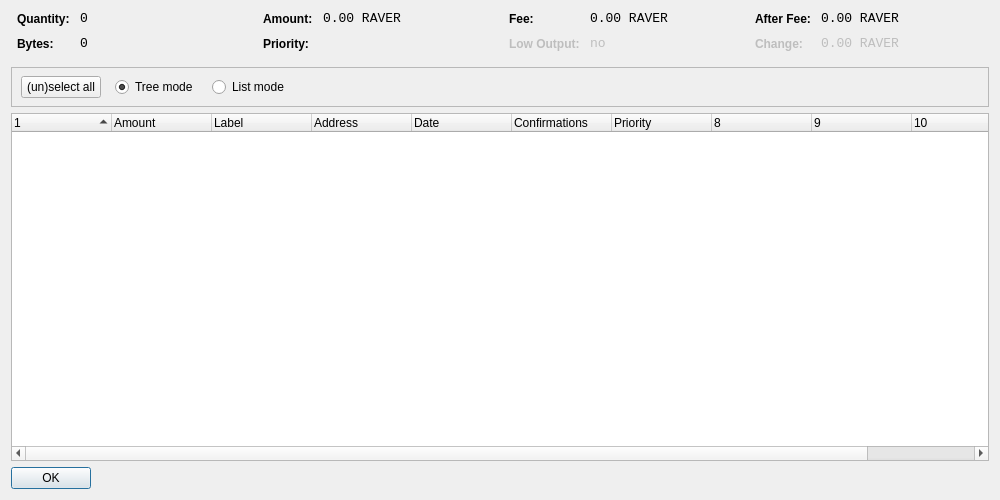
<?xml version="1.0" encoding="UTF-8"?>
<ui version="4.0">
 <class>CoinControlDialog</class>
 <widget class="QDialog" name="CoinControlDialog">
  <property name="geometry">
   <rect>
    <x>0</x>
    <y>0</y>
    <width>1000</width>
    <height>500</height>
   </rect>
  </property>
  <property name="windowTitle">
   <string>Coin Control</string>
  </property>
  <layout class="QVBoxLayout" name="verticalLayout">
   <item>
    <layout class="QHBoxLayout" name="horizontalLayoutTop" stretch="0,0,0,0">
     <property name="topMargin">
      <number>0</number>
     </property>
     <property name="bottomMargin">
      <number>10</number>
     </property>
     <item>
      <layout class="QFormLayout" name="formLayoutCoinControl1">
       <property name="horizontalSpacing">
        <number>10</number>
       </property>
       <property name="verticalSpacing">
        <number>10</number>
       </property>
       <property name="leftMargin">
        <number>6</number>
       </property>
       <property name="rightMargin">
        <number>6</number>
       </property>
       <item row="0" column="0">
        <widget class="QLabel" name="labelCoinControlQuantityText">
         <property name="styleSheet">
          <string notr="true">font-weight:bold;</string>
         </property>
         <property name="text">
          <string>Quantity:</string>
         </property>
        </widget>
       </item>
       <item row="0" column="1">
        <widget class="QLabel" name="labelCoinControlQuantity">
         <property name="font">
          <font>
           <family>Monospace</family>
           <pointsize>10</pointsize>
          </font>
         </property>
         <property name="cursor">
          <cursorShape>IBeamCursor</cursorShape>
         </property>
         <property name="contextMenuPolicy">
          <enum>Qt::ActionsContextMenu</enum>
         </property>
         <property name="text">
          <string notr="true">0</string>
         </property>
         <property name="textInteractionFlags">
          <set>Qt::LinksAccessibleByMouse|Qt::TextSelectableByKeyboard|Qt::TextSelectableByMouse</set>
         </property>
        </widget>
       </item>
       <item row="1" column="0">
        <widget class="QLabel" name="labelCoinControlBytesText">
         <property name="styleSheet">
          <string notr="true">font-weight:bold;</string>
         </property>
         <property name="text">
          <string>Bytes:</string>
         </property>
        </widget>
       </item>
       <item row="1" column="1">
        <widget class="QLabel" name="labelCoinControlBytes">
         <property name="font">
          <font>
           <family>Monospace</family>
           <pointsize>10</pointsize>
          </font>
         </property>
         <property name="cursor">
          <cursorShape>IBeamCursor</cursorShape>
         </property>
         <property name="contextMenuPolicy">
          <enum>Qt::ActionsContextMenu</enum>
         </property>
         <property name="text">
          <string notr="true">0</string>
         </property>
         <property name="textInteractionFlags">
          <set>Qt::LinksAccessibleByMouse|Qt::TextSelectableByKeyboard|Qt::TextSelectableByMouse</set>
         </property>
        </widget>
       </item>
      </layout>
     </item>
     <item>
      <layout class="QFormLayout" name="formLayoutCoinControl2">
       <property name="horizontalSpacing">
        <number>10</number>
       </property>
       <property name="verticalSpacing">
        <number>10</number>
       </property>
       <property name="leftMargin">
        <number>6</number>
       </property>
       <property name="rightMargin">
        <number>6</number>
       </property>
       <item row="0" column="0">
        <widget class="QLabel" name="labelCoinControlAmountText">
         <property name="styleSheet">
          <string notr="true">font-weight:bold;</string>
         </property>
         <property name="text">
          <string>Amount:</string>
         </property>
        </widget>
       </item>
       <item row="0" column="1">
        <widget class="QLabel" name="labelCoinControlAmount">
         <property name="font">
          <font>
           <family>Monospace</family>
           <pointsize>10</pointsize>
          </font>
         </property>
         <property name="cursor">
          <cursorShape>IBeamCursor</cursorShape>
         </property>
         <property name="contextMenuPolicy">
          <enum>Qt::ActionsContextMenu</enum>
         </property>
         <property name="text">
          <string notr="true">0.00 RAVER</string>
         </property>
         <property name="textInteractionFlags">
          <set>Qt::LinksAccessibleByMouse|Qt::TextSelectableByKeyboard|Qt::TextSelectableByMouse</set>
         </property>
        </widget>
       </item>
       <item row="1" column="0">
        <widget class="QLabel" name="labelCoinControlPriorityText">
         <property name="styleSheet">
          <string notr="true">font-weight:bold;</string>
         </property>
         <property name="text">
          <string>Priority:</string>
         </property>
        </widget>
       </item>
       <item row="1" column="1">
        <widget class="QLabel" name="labelCoinControlPriority">
         <property name="font">
          <font>
           <family>Monospace</family>
           <pointsize>10</pointsize>
          </font>
         </property>
         <property name="cursor">
          <cursorShape>IBeamCursor</cursorShape>
         </property>
         <property name="contextMenuPolicy">
          <enum>Qt::ActionsContextMenu</enum>
         </property>
         <property name="text">
          <string/>
         </property>
         <property name="textInteractionFlags">
          <set>Qt::LinksAccessibleByMouse|Qt::TextSelectableByKeyboard|Qt::TextSelectableByMouse</set>
         </property>
        </widget>
       </item>
      </layout>
     </item>
     <item>
      <layout class="QFormLayout" name="formLayoutCoinControl3">
       <property name="horizontalSpacing">
        <number>10</number>
       </property>
       <property name="verticalSpacing">
        <number>10</number>
       </property>
       <property name="leftMargin">
        <number>6</number>
       </property>
       <property name="rightMargin">
        <number>6</number>
       </property>
       <item row="0" column="0">
        <widget class="QLabel" name="labelCoinControlFeeText">
         <property name="styleSheet">
          <string notr="true">font-weight:bold;</string>
         </property>
         <property name="text">
          <string>Fee:</string>
         </property>
        </widget>
       </item>
       <item row="0" column="1">
        <widget class="QLabel" name="labelCoinControlFee">
         <property name="font">
          <font>
           <family>Monospace</family>
           <pointsize>10</pointsize>
          </font>
         </property>
         <property name="cursor">
          <cursorShape>IBeamCursor</cursorShape>
         </property>
         <property name="contextMenuPolicy">
          <enum>Qt::ActionsContextMenu</enum>
         </property>
         <property name="text">
          <string notr="true">0.00 RAVER</string>
         </property>
         <property name="textInteractionFlags">
          <set>Qt::LinksAccessibleByMouse|Qt::TextSelectableByKeyboard|Qt::TextSelectableByMouse</set>
         </property>
        </widget>
       </item>
       <item row="1" column="0">
        <widget class="QLabel" name="labelCoinControlLowOutputText">
         <property name="enabled">
          <bool>false</bool>
         </property>
         <property name="styleSheet">
          <string notr="true">font-weight:bold;</string>
         </property>
         <property name="text">
          <string>Low Output:</string>
         </property>
        </widget>
       </item>
       <item row="1" column="1">
        <widget class="QLabel" name="labelCoinControlLowOutput">
         <property name="enabled">
          <bool>false</bool>
         </property>
         <property name="font">
          <font>
           <family>Monospace</family>
           <pointsize>10</pointsize>
          </font>
         </property>
         <property name="cursor">
          <cursorShape>IBeamCursor</cursorShape>
         </property>
         <property name="contextMenuPolicy">
          <enum>Qt::ActionsContextMenu</enum>
         </property>
         <property name="text">
          <string notr="true">no</string>
         </property>
         <property name="textInteractionFlags">
          <set>Qt::LinksAccessibleByMouse|Qt::TextSelectableByKeyboard|Qt::TextSelectableByMouse</set>
         </property>
        </widget>
       </item>
      </layout>
     </item>
     <item>
      <layout class="QFormLayout" name="formLayoutCoinControl4">
       <property name="horizontalSpacing">
        <number>10</number>
       </property>
       <property name="verticalSpacing">
        <number>10</number>
       </property>
       <property name="leftMargin">
        <number>6</number>
       </property>
       <property name="rightMargin">
        <number>6</number>
       </property>
       <item row="0" column="0">
        <widget class="QLabel" name="labelCoinControlAfterFeeText">
         <property name="styleSheet">
          <string notr="true">font-weight:bold;</string>
         </property>
         <property name="text">
          <string>After Fee:</string>
         </property>
        </widget>
       </item>
       <item row="0" column="1">
        <widget class="QLabel" name="labelCoinControlAfterFee">
         <property name="font">
          <font>
           <family>Monospace</family>
           <pointsize>10</pointsize>
          </font>
         </property>
         <property name="cursor">
          <cursorShape>IBeamCursor</cursorShape>
         </property>
         <property name="contextMenuPolicy">
          <enum>Qt::ActionsContextMenu</enum>
         </property>
         <property name="text">
          <string notr="true">0.00 RAVER</string>
         </property>
         <property name="textInteractionFlags">
          <set>Qt::LinksAccessibleByMouse|Qt::TextSelectableByKeyboard|Qt::TextSelectableByMouse</set>
         </property>
        </widget>
       </item>
       <item row="1" column="0">
        <widget class="QLabel" name="labelCoinControlChangeText">
         <property name="enabled">
          <bool>false</bool>
         </property>
         <property name="styleSheet">
          <string notr="true">font-weight:bold;</string>
         </property>
         <property name="text">
          <string>Change:</string>
         </property>
        </widget>
       </item>
       <item row="1" column="1">
        <widget class="QLabel" name="labelCoinControlChange">
         <property name="enabled">
          <bool>false</bool>
         </property>
         <property name="font">
          <font>
           <family>Monospace</family>
           <pointsize>10</pointsize>
          </font>
         </property>
         <property name="cursor">
          <cursorShape>IBeamCursor</cursorShape>
         </property>
         <property name="contextMenuPolicy">
          <enum>Qt::ActionsContextMenu</enum>
         </property>
         <property name="text">
          <string notr="true">0.00 RAVER</string>
         </property>
         <property name="textInteractionFlags">
          <set>Qt::LinksAccessibleByMouse|Qt::TextSelectableByKeyboard|Qt::TextSelectableByMouse</set>
         </property>
        </widget>
       </item>
      </layout>
     </item>
    </layout>
   </item>
   <item>
    <widget class="QFrame" name="frame">
     <property name="minimumSize">
      <size>
       <width>0</width>
       <height>40</height>
      </size>
     </property>
     <property name="frameShape">
      <enum>QFrame::StyledPanel</enum>
     </property>
     <property name="frameShadow">
      <enum>QFrame::Sunken</enum>
     </property>
     <widget class="QWidget" name="horizontalLayoutWidget">
      <property name="geometry">
       <rect>
        <x>10</x>
        <y>0</y>
        <width>781</width>
        <height>41</height>
       </rect>
      </property>
      <layout class="QHBoxLayout" name="horizontalLayoutPanel" stretch="0,0,0,0,0">
       <property name="spacing">
        <number>14</number>
       </property>
       <item>
        <widget class="QPushButton" name="pushButtonSelectAll">
         <property name="sizePolicy">
          <sizepolicy hsizetype="Maximum" vsizetype="Fixed">
           <horstretch>0</horstretch>
           <verstretch>0</verstretch>
          </sizepolicy>
         </property>
         <property name="text">
          <string>(un)select all</string>
         </property>
        </widget>
       </item>
       <item>
        <widget class="QRadioButton" name="radioTreeMode">
         <property name="sizePolicy">
          <sizepolicy hsizetype="Maximum" vsizetype="Fixed">
           <horstretch>0</horstretch>
           <verstretch>0</verstretch>
          </sizepolicy>
         </property>
         <property name="text">
          <string>Tree mode</string>
         </property>
         <property name="checked">
          <bool>true</bool>
         </property>
        </widget>
       </item>
       <item>
        <widget class="QRadioButton" name="radioListMode">
         <property name="sizePolicy">
          <sizepolicy hsizetype="Maximum" vsizetype="Fixed">
           <horstretch>0</horstretch>
           <verstretch>0</verstretch>
          </sizepolicy>
         </property>
         <property name="text">
          <string>List mode</string>
         </property>
        </widget>
       </item>
       <item>
        <spacer name="horizontalSpacer">
         <property name="orientation">
          <enum>Qt::Horizontal</enum>
         </property>
         <property name="sizeHint" stdset="0">
          <size>
           <width>40</width>
           <height>20</height>
          </size>
         </property>
        </spacer>
       </item>
      </layout>
     </widget>
    </widget>
   </item>
   <item>
    <widget class="CoinControlTreeWidget" name="treeWidget">
     <property name="contextMenuPolicy">
      <enum>Qt::CustomContextMenu</enum>
     </property>
     <property name="sortingEnabled">
      <bool>false</bool>
     </property>
     <property name="columnCount">
      <number>11</number>
     </property>
     <attribute name="headerShowSortIndicator" stdset="0">
      <bool>true</bool>
     </attribute>
     <attribute name="headerStretchLastSection">
      <bool>false</bool>
     </attribute>
     <column>
      <property name="text">
       <string/>
      </property>
     </column>
     <column>
      <property name="text">
       <string>Amount</string>
      </property>
     </column>
     <column>
      <property name="text">
       <string>Label</string>
      </property>
     </column>
     <column>
      <property name="text">
       <string>Address</string>
      </property>
     </column>
     <column>
      <property name="text">
       <string>Date</string>
      </property>
     </column>
     <column>
      <property name="text">
       <string>Confirmations</string>
      </property>
      <property name="toolTip">
       <string>Confirmed</string>
      </property>
     </column>
     <column>
      <property name="text">
       <string>Priority</string>
      </property>
     </column>
     <column>
      <property name="text">
       <string/>
      </property>
     </column>
     <column>
      <property name="text">
       <string/>
      </property>
     </column>
     <column>
      <property name="text">
       <string/>
      </property>
     </column>
     <column>
      <property name="text">
       <string/>
      </property>
     </column>
    </widget>
   </item>
   <item>
    <widget class="QDialogButtonBox" name="buttonBox">
     <property name="sizePolicy">
      <sizepolicy hsizetype="Maximum" vsizetype="Fixed">
       <horstretch>0</horstretch>
       <verstretch>0</verstretch>
      </sizepolicy>
     </property>
     <property name="orientation">
      <enum>Qt::Horizontal</enum>
     </property>
     <property name="standardButtons">
      <set>QDialogButtonBox::Ok</set>
     </property>
    </widget>
   </item>
  </layout>
 </widget>
 <customwidgets>
  <customwidget>
   <class>CoinControlTreeWidget</class>
   <extends>QTreeWidget</extends>
   <header>coincontroltreewidget.h</header>
  </customwidget>
 </customwidgets>
 <resources/>
 <connections/>
</ui>
